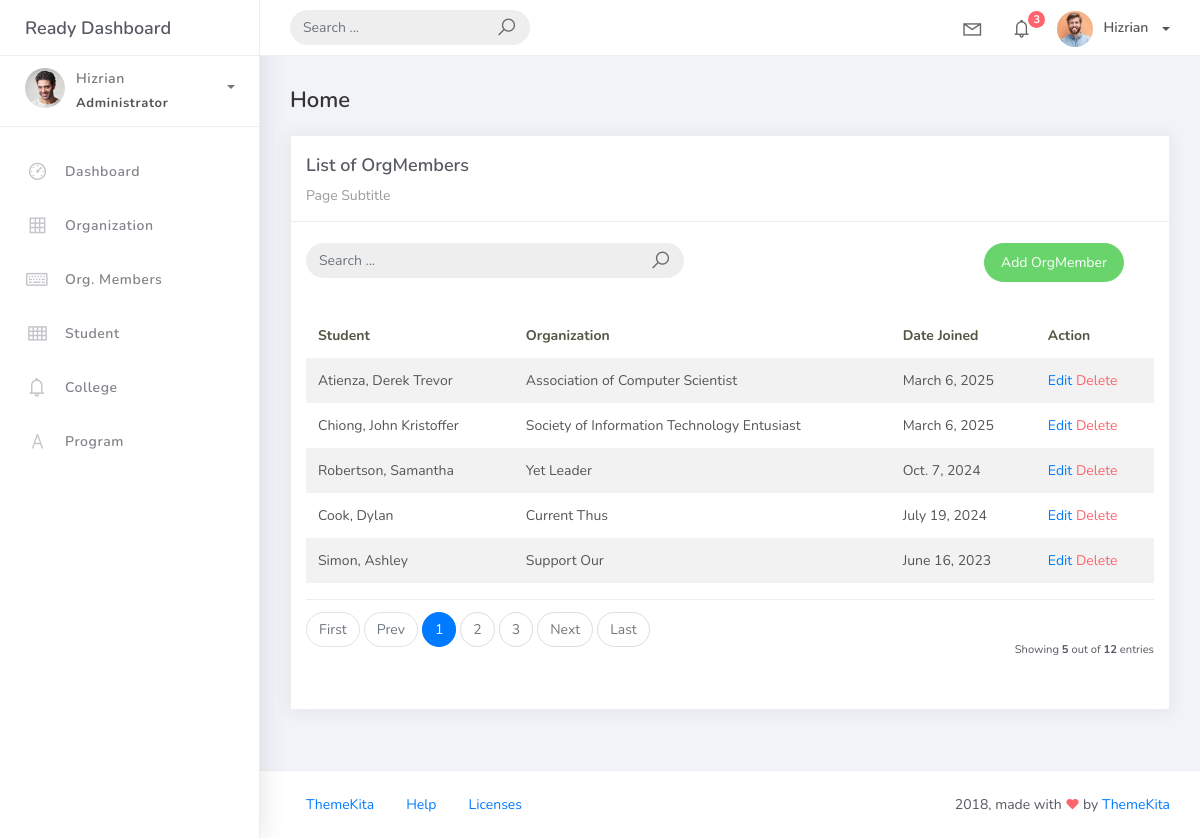
The page /orgmember_list on the database its author committed.
### studentorg/models.py (models this page shows)
class BaseModel(models.Model):
    created_at = models.DateTimeField(auto_now_add=True, db_index=True)
    updated_at = models.DateTimeField(auto_now=True)
    class Meta:
        abstract = True

class OrgMember(BaseModel):
    student = models.ForeignKey(Student, on_delete=models.CASCADE)
    organization = models.ForeignKey(Organization, on_delete=models.CASCADE)
    date_joined = models.DateField()

class Student(BaseModel):
    student_id = models.CharField(max_length=15)
    lastname = models.CharField(max_length=25)
    firstname = models.CharField(max_length=25)
    middlename = models.CharField(max_length=25, blank=True, null=True)
    program = models.ForeignKey(Program, on_delete=models.CASCADE)
    def __str__(self):
        return f"{self.lastname}, {self.firstname}"

class Organization(BaseModel):
    name = models.CharField(max_length=250)
    college = models.ForeignKey(College, null=True, blank=True, on_delete=models.CASCADE)
    description = models.CharField(max_length=500)
    def __str__(self):
        return self.name

### studentorg/views.py (the view)
# urls.py: path('orgmember_list', OrgMemberList.as_view(), name='orgmember-list'),
class OrgMemberList(ListView):
    model = OrgMember
    context_object_name = 'orgmember'
    template_name = 'orgmem_list.html'
    paginate_by = 5
    def get_queryset(self, *args, **kwargs):
        qs = super(OrgMemberList, self).get_queryset(*args, **kwargs)
        if self.request.GET.get("q") !=None:
            query = self.request.GET.get('q')
            qs = qs.filter(Q(student__firstname__icontains=query) |
                           Q(student__lastname__icontains=query) |
                           Q(date_joined__icontains=query))
        return qs

### templates/orgmem_list.html
{% extends 'base.html' %}{% load static %}{% block content %}
<div class="content">
    <div class="container-fluid">
        <h4 class="page-title">Home</h4>
        <div class="row">
            <div class="col-md-12">
                <div class="card">
                    <div class="card-header">
                        <div class="card-title">List of OrgMembers</div>
                        <div class="card-category">Page Subtitle</div>
                    </div>
                    <br />
                        <div class="col-md-12 row">
                            <div class="col-md-6">
                                <form class="navbar-left navbar-form nav-search mr-md-3" action="{% url 'orgmember-list' %}">
                                    <div class="input-group">
                                        <input type="text" placeholder="Search ..." class="form-control" name="q" />
                                        <div class="input-group-append">
                                        <span class="input-group-text">
                                            <i class="la la-search search-icon"></i>
                                        </span>
                                        </div>
                                    </div>
                                </form>
                            </div>
                            <div class="col-md-6">
                                <div class="pull-right">
                                    <a href="{% url 'orgmember-add' %}" class="btn btn-success btn-rounded"> Add OrgMember</a>
                                </div>
                            </div>
                        </div>
                    <div class="card-body">
                        <table class="table table-striped mt-3">
                            <thead>
                                <tr>
                                    <th scope="col">Student</th>
                                    <th scope="col">Organization</th>
                                    <th scope="col">Date Joined</th>
                                    <th scope="col">Action</th>
                                </tr>
                            </thead>
                            <tbody>
                                {% for object in object_list %}
                                    <tr>
                                        <td>{{ object.student }}</td>
                                        <td>{{ object.organization }}</td>
                                        <td>{{ object.date_joined }}</td>
                                        <td>
                                            <a href="orgmember_list/{{ object.id }}">Edit</a>
                                            <a href="orgmember_list/{{ object.id }}/delete" class="text-danger">Delete</a>
                                        </td>
                                    </tr>
                                {% endfor %}
                            </tbody>
                        </table>
                        {% include 'includes/pagination.html' %}
                    </div>
                </div>
            </div>
        </div>
    </div>
</div>
{% endblock %}

### rows shown on the page
OrgMember: student "Atienza, Derek Trevor", organization "Association of Computer Scientist", date_joined "March 6, 2025"
OrgMember: student "Chiong, John Kristoffer", organization "Society of Information Technology Entusiast", date_joined "March 6, 2025"
OrgMember: student "Robertson, Samantha", organization "Yet Leader", date_joined "Oct. 7, 2024"
OrgMember: student "Cook, Dylan", organization "Current Thus", date_joined "July 19, 2024"
OrgMember: student "Simon, Ashley", organization "Support Our", date_joined "June 16, 2023"

### other values the page prints
{{ page_num }} "1"
{{ page_num }} "2" "3"
{{ object_list.count }} "5"
{{ paginator.count }} "12"
